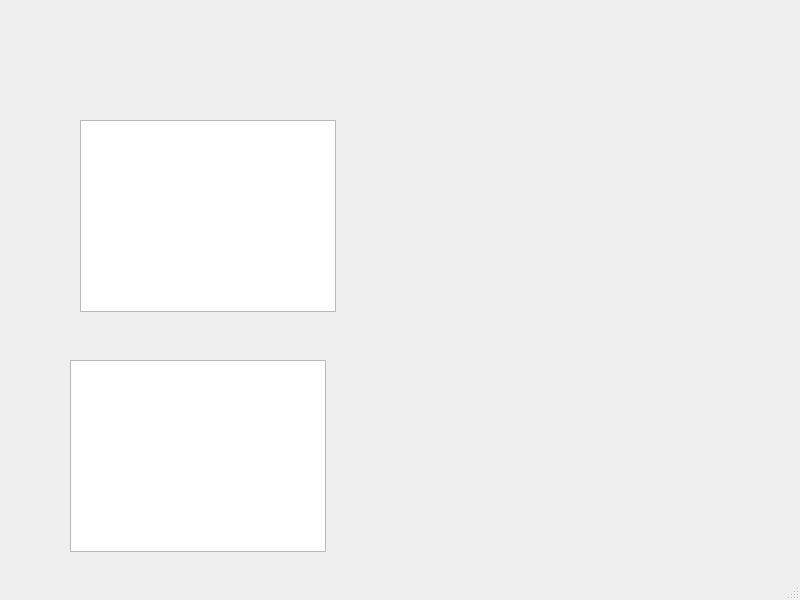
<?xml version="1.0" encoding="UTF-8"?>
<ui version="4.0">
 <class>ServiceClientQT</class>
 <widget class="QMainWindow" name="ServiceClientQT">
  <property name="geometry">
   <rect>
    <x>0</x>
    <y>0</y>
    <width>800</width>
    <height>600</height>
   </rect>
  </property>
  <property name="windowTitle">
   <string>MainWindow</string>
  </property>
  <widget class="QWidget" name="centralwidget">
   <widget class="QTreeView" name="servicesTreeView">
    <property name="geometry">
     <rect>
      <x>80</x>
      <y>120</y>
      <width>256</width>
      <height>192</height>
     </rect>
    </property>
   </widget>
   <widget class="QColumnView" name="columnView">
    <property name="geometry">
     <rect>
      <x>70</x>
      <y>360</y>
      <width>256</width>
      <height>192</height>
     </rect>
    </property>
   </widget>
  </widget>
  <widget class="QStatusBar" name="statusbar"/>
 </widget>
 <resources/>
 <connections/>
</ui>
